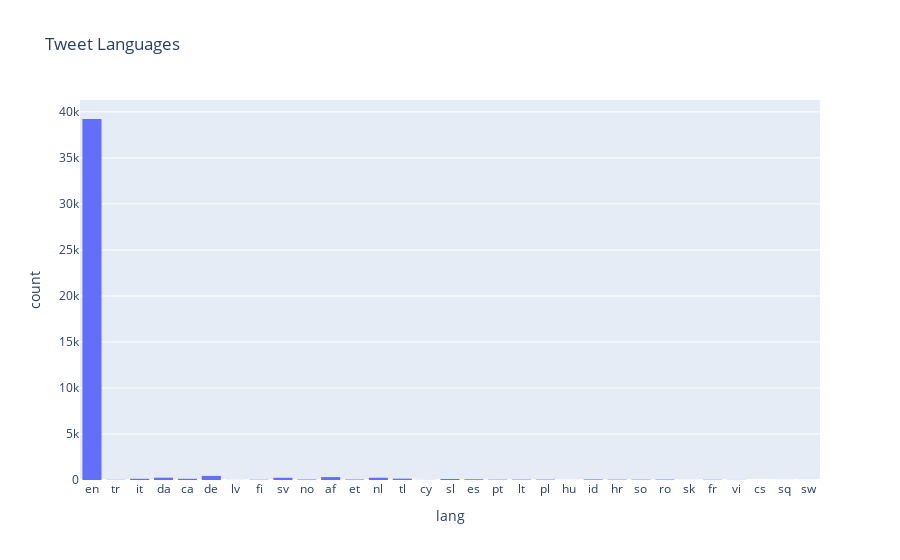

Write notebook code for a chart like this one.
### Code cell
# Plot of language distribution
fig = px.histogram(tweet_data, x='lang', title='Tweet Languages')
fig.show()

### Figure 1 — Plotly figure (JSON) as saved in the notebook; plotly's stock layout.template omitted (floating-point values rounded to 4 significant figures; data arrays with more than 128 entries replaced by an {"elided": "..."} marker saying what was removed)
{"data": [{"alignmentgroup": "True", "bingroup": "x", "hovertemplate": "lang=%{x}<br>count=%{y}<extra></extra>", "legendgroup": "", "marker": {"color": "#636efa"}, "name": "", "offsetgroup": "", "orientation": "v", "showlegend": false, "type": "histogram", "x": {"elided": "41948 str values"}, "xaxis": "x", "yaxis": "y"}], "layout": {"barmode": "relative", "legend": {"tracegroupgap": 0}, "title": {"text": "Tweet Languages"}, "xaxis": {"anchor": "y", "domain": [0, 1], "title": {"text": "lang"}}, "yaxis": {"anchor": "x", "domain": [0, 1], "title": {"text": "count"}}}}
